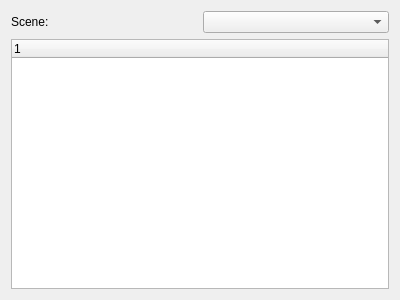
<?xml version="1.0" encoding="UTF-8"?>
<ui version="4.0">
 <class>SceneGraphWidget</class>
 <widget class="QWidget" name="SceneGraphWidget">
  <property name="geometry">
   <rect>
    <x>0</x>
    <y>0</y>
    <width>400</width>
    <height>300</height>
   </rect>
  </property>
  <property name="windowTitle">
   <string>Form</string>
  </property>
  <layout class="QVBoxLayout" name="verticalLayout">
   <item>
    <layout class="QHBoxLayout" name="horizontalLayout">
     <item>
      <widget class="QLabel" name="label">
       <property name="text">
        <string>Scene:</string>
       </property>
      </widget>
     </item>
     <item>
      <widget class="QComboBox" name="comboBox"/>
     </item>
    </layout>
   </item>
   <item>
    <widget class="QTreeWidget" name="treeWidget">
     <column>
      <property name="text">
       <string notr="true">1</string>
      </property>
     </column>
    </widget>
   </item>
  </layout>
 </widget>
 <resources/>
 <connections/>
</ui>
